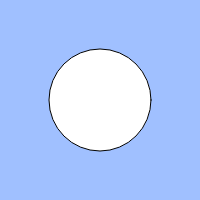
Frame 1 (no input)
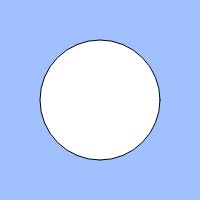
Frame 60 (no input)
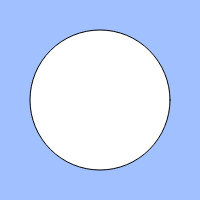
Frame 120 (the mouse pressed at the canvas centre since frame 60)

The p5.js sketch that drew these frames (run headless with seeded random() and noise() and a simulated clock; from frame 60 on, the mouse is pressed at the canvas centre):

// p5.js sketch
// ── sketch.js
// 練習問題「心臓の鼓動のように大きくなったり小さくなったりする円」
let count;
let cycle;

function setup(){
  createCanvas(200, 200);
  count = 0;
  cycle = 50;
}

function draw(){
  background(160, 192, 255);
  count = (count + 1) % cycle;
  // BLANK[1]
  if(count < 50){
      ellipse(width / 2, height / 2, 2 * count + 100);
}
else{
  ellipse(width / 2, height / 2, -2 * count + 300);
}
}
